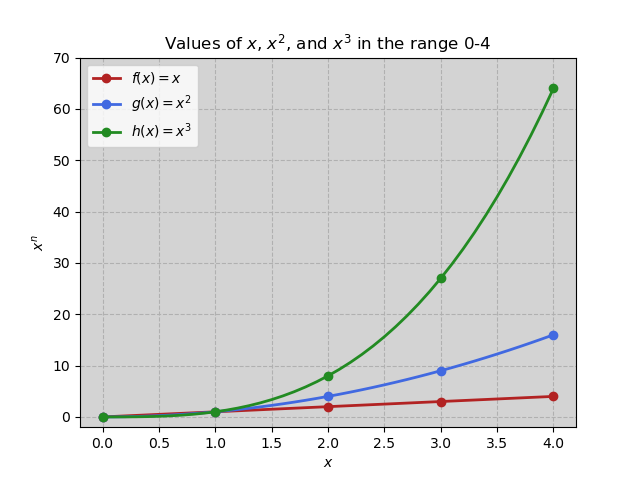

Generate this figure with Python:
#plotTask.py
#A program that plots the function x, x^2 and x^3
#Author: Shane Austin

import matplotlib.pyplot as plt
import numpy as np

#define dataset
lowRange = 0
highRange = 4
#I decided to make the step 10 * the high range, this means it will plot 10 points for each whole number on the x axis
#this makes the "markevery" consistent and easy to configure
step = (highRange*10)+1

#set axes area, i extended the y limit to 70 otherwise in cuts off at 60 and the highest value is 64
ax = plt.axes()
plt.ylim(-2,70)

#create dataset, I used linspace as it plots evenly spaced samples over the interval range
xpoints = np.linspace(lowRange,highRange,step)

#calculations for x, xsquared and xcubed
fx = xpoints
gx = xpoints**2
hx = xpoints**3

#plots x and y, using $""$ denote LaTeX math notation for labels, colours chosen from CSS color
#markevery plots a point at every whole number on the x axis
plt.plot(xpoints, fx,label = "$f(x)= x$", color="firebrick", linewidth = 2, marker = "o", markevery = 10)
plt.plot(xpoints, gx,label = "$g(x)= x^{2}$", color="royalblue", linewidth = 2, marker = "o", markevery = 10)
plt.plot(xpoints, hx, label = "$h(x)= x^{3}$", color="forestgreen", linewidth = 2, marker = "o", markevery = 10)

#labels, using LaTeX math notation
plt.title ("Values of $x$, $x^{}$, and $x^{}$ in the range {}-{}".format(2,3,lowRange,highRange))
plt.xlabel("$x$")
plt.ylabel("$x^{n}$")
plt.legend()

#style, sets background colour and a dashed grid

plt.grid(linestyle ="dashed")
ax.set_facecolor("lightgrey")


#show and/or save
plt.show()
#plt.savefig("plotTask.png")